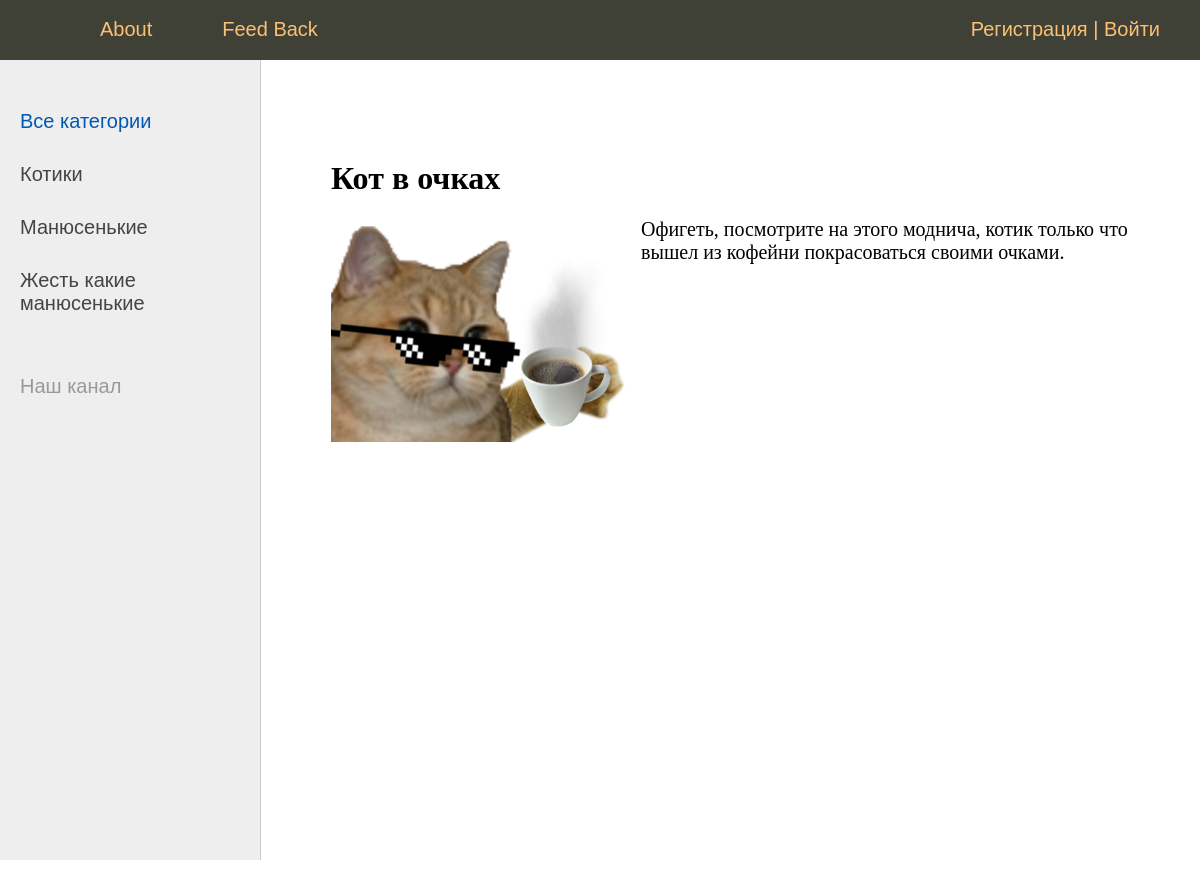
Before: /mem/CrazyCatInSunglasses with the older database file.
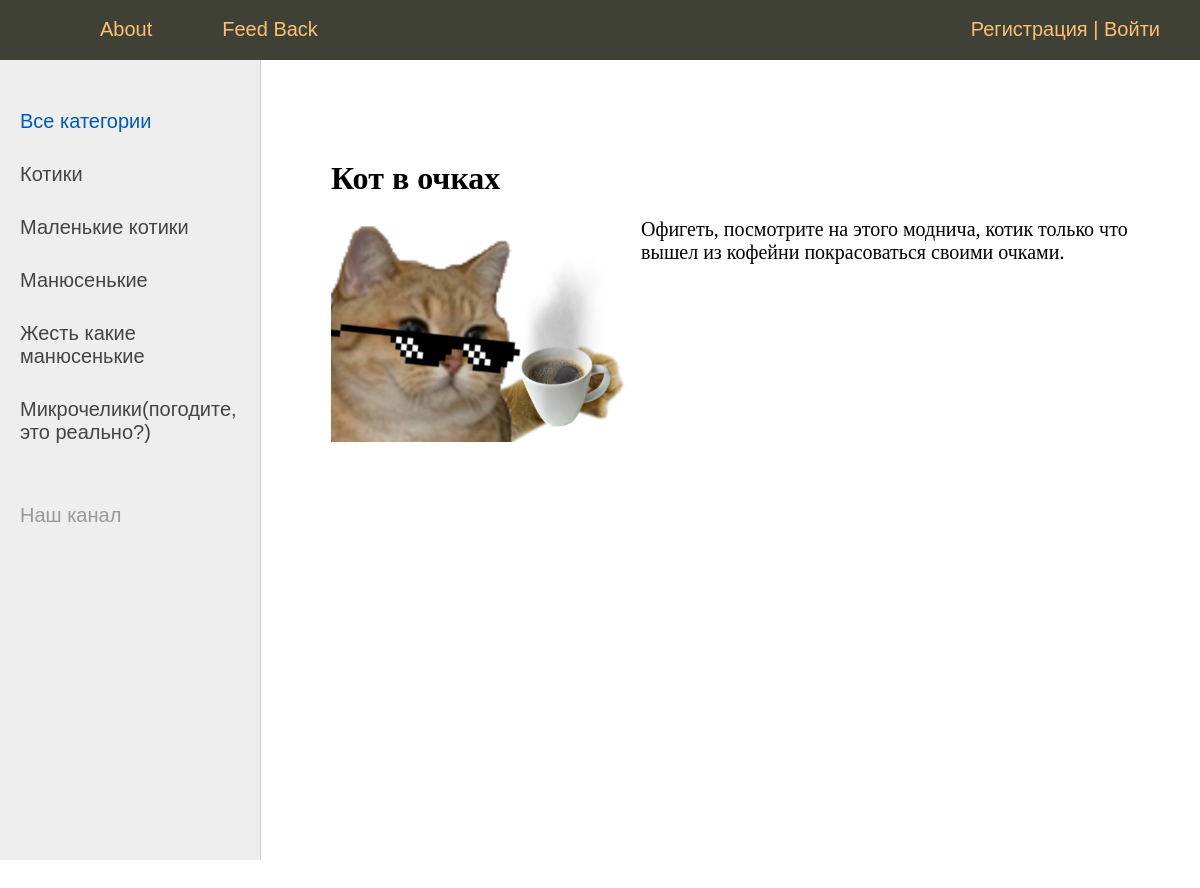
After: the same page with the newer database file.
### smeshnyavki/models.py (models this page shows)
class Category(Model):
    name = CharField(max_length=100, db_index=True, verbose_name="Категория")#автоматом добавляется индекс
    slug = SlugField(max_length=255, unique=True, db_index=True, verbose_name="URL")
    def __str__(self):
        return self.name
    class Meta:
        verbose_name = "Категория"
        verbose_name_plural = "Категории"
        ordering = ['pk',]

### smeshnyavki/views.py (the view)
# urls.py: path('mem/<slug:mem_slug>', ShowMem.as_view(), name='mem'),
class ShowMem(DataMixin, DetailView):
    model = Smeshnyavkа
    template_name = 'smeshnyavki/mem.html'
    slug_url_kwarg = 'mem_slug'# по дефолту - просто slug
    context_object_name = 'mem'
    def get_context_data(self, **kwargs):
        context = super().get_context_data(**kwargs)
        c_def = self.get_user_context(title=context['mem'])
        return dict(list(context.items())+list(c_def.items()))

### smeshnyavki/models.py (called while the page is built)
    def __str__(self):
        return self.title

### smeshnyavki/templatetags/smeshnyavki_tags.py (called while the page is built)
@register.simple_tag(name='getCategs')#function is changed into tage
def get_categories(filter=None):
    if filter:
        return Category.objects.filter(pk=filter) #возвращаем коллекцию
    return Category.objects.all() #возвращаем коллекцию

@register.inclusion_tag('smeshnyavki/list_categories.html')
def show_categories(sort=None, categ_selected=0):
    categs = Category.objects.all() #возвращаем коллекцию
    if sort:
        categs = Category.objects.order_by(sort) #возвращаем коллекцию
    return{"categs": categs, 'categ_selected': categ_selected}

### smeshnyavki/templates/smeshnyavki/mem.html
{% extends "smeshnyavki/base.html" %}
{% block content %}
    <h1> {{ mem.title }}</h1>
    {% if mem.photo %}
        <p><img class="img-article-left" src="{{ mem.photo.url }}"></p>
    {% endif %}
    {{ mem.content|linebreaks }}
{% endblock %}

### smeshnyavki/templates/smeshnyavki/base.html (shortened to what this page needs)
<!DOCTYPE html>
{% load static %}
{% load smeshnyavki_tags %}
<html>
<head>
    <link type="text/css" href="{% static 'smeshnyavki/css/styles.css' %}" rel="stylesheet" />
</head>
<body>
<table class="table-page" border=0 cellpadding="0" cellspacing="0">
    <tr><td valign=top>
        {% block mainmenu %}
        <div class="header">
            <ul id="mainmenu" class="mainmenu">
                <li class="logo"><a href="{% url 'home' %}"><div class="logo"></div></a></li>
                {% for m in menu %}
                    <li><a href="{% url m.url_name %}">{{m.title}}</a></li>
               {% endfor %}
                {% if request.user.is_authenticated %}
                <p>{{request.user.name}}</p>
                    <li class="last">{{user.username}} | <a href="{% url 'logout' %}">Выйти</a></li>
                {% else %}
                    <li class="last"> <a href="{% url 'register' %}">Регистрация</a> | <a href="{% url 'login' %}">Войти</a></li>
                {% endif %}
            </ul>
        </div>
        {% endblock mainmenu %}
        <table class="table-content" border=0 cellpadding="0" cellspacing="0">
            <tr>
                <td valign="top" class="left-chapters">
                    <ul id="leftchapters">
                        {% if categ_selected == 0 %}
                            <li class="selected">Все категории</li>
                        {% else %}
                        <li> <a href="{% url 'home' %}">Все категории</a></li>
                        {% endif %}
                        {% for categ in categs %}
                            {% if categ.smeshnyavkа__count > 0 %}
                                {% if categ.pk == categ_selected %}
                                    <li class="selected">{{categ.name}}</li>
                                {% else %}
                                    <li> <a href="{% url 'category' categ.slug %}">{{categ.name}}</a></li>
                                {% endif %}
                            {% endif %}
                        {% endfor %}
                        <li class="share">
                            <p>Наш канал</p>
                            <a class="share-yt" href="https://www.youtube.com/channel/UClJzWfGWuGJL2t-3dYKcHTA/playlists" target="_blank" rel="nofollow"></a>
                        </li>
                    </ul>
                </td>
                <td valign="top" class="content">
                    <div class="content-text">
                        {% block content %}
                        {% endblock %}
                    </div>
                </td></tr></table>
    </td></tr>
    </table>
</body>
</html>

Changed rows visible on the page:
now on this page (row unchanged): Category: name "Маленькие котики"
added Category: name "Микрочелики(погодите, это реально?)"
